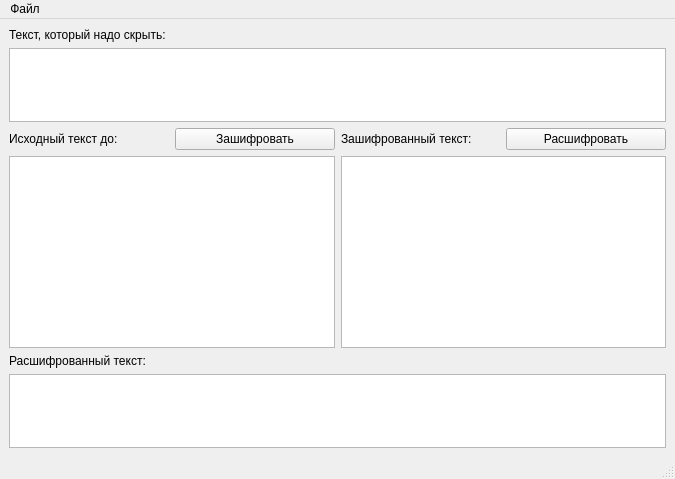
<?xml version="1.0" encoding="UTF-8"?>
<ui version="4.0">
 <class>Lab8</class>
 <widget class="QMainWindow" name="Lab8">
  <property name="geometry">
   <rect>
    <x>0</x>
    <y>0</y>
    <width>675</width>
    <height>479</height>
   </rect>
  </property>
  <property name="windowTitle">
   <string>Lab8</string>
  </property>
  <widget class="QWidget" name="centralwidget">
   <layout class="QGridLayout" name="gridLayout">
    <item row="0" column="0" colspan="2">
     <widget class="QLabel" name="label_3">
      <property name="sizePolicy">
       <sizepolicy hsizetype="Fixed" vsizetype="Fixed">
        <horstretch>0</horstretch>
        <verstretch>0</verstretch>
       </sizepolicy>
      </property>
      <property name="text">
       <string>Текст, который надо скрыть:</string>
      </property>
     </widget>
    </item>
    <item row="1" column="0" colspan="4">
     <widget class="QTextEdit" name="openText">
      <property name="sizePolicy">
       <sizepolicy hsizetype="Expanding" vsizetype="Expanding">
        <horstretch>0</horstretch>
        <verstretch>0</verstretch>
       </sizepolicy>
      </property>
     </widget>
    </item>
    <item row="2" column="0">
     <widget class="QLabel" name="label">
      <property name="text">
       <string>Исходный текст до:</string>
      </property>
     </widget>
    </item>
    <item row="2" column="1">
     <widget class="QPushButton" name="encodeBtn">
      <property name="sizePolicy">
       <sizepolicy hsizetype="Minimum" vsizetype="Fixed">
        <horstretch>0</horstretch>
        <verstretch>0</verstretch>
       </sizepolicy>
      </property>
      <property name="text">
       <string>Зашифровать</string>
      </property>
     </widget>
    </item>
    <item row="2" column="2">
     <widget class="QLabel" name="label_2">
      <property name="text">
       <string>Зашифрованный текст:</string>
      </property>
     </widget>
    </item>
    <item row="2" column="3">
     <widget class="QPushButton" name="decodeBtn">
      <property name="text">
       <string>Расшифровать</string>
      </property>
     </widget>
    </item>
    <item row="3" column="0" colspan="2">
     <widget class="QTextEdit" name="OriginalFileText">
      <property name="sizePolicy">
       <sizepolicy hsizetype="Expanding" vsizetype="Minimum">
        <horstretch>0</horstretch>
        <verstretch>0</verstretch>
       </sizepolicy>
      </property>
     </widget>
    </item>
    <item row="3" column="2" colspan="2">
     <widget class="QTextEdit" name="ModifyText">
      <property name="sizePolicy">
       <sizepolicy hsizetype="Expanding" vsizetype="Minimum">
        <horstretch>0</horstretch>
        <verstretch>0</verstretch>
       </sizepolicy>
      </property>
     </widget>
    </item>
    <item row="4" column="0" colspan="2">
     <widget class="QLabel" name="label_4">
      <property name="sizePolicy">
       <sizepolicy hsizetype="Fixed" vsizetype="Fixed">
        <horstretch>0</horstretch>
        <verstretch>0</verstretch>
       </sizepolicy>
      </property>
      <property name="text">
       <string>Расшифрованный текст:</string>
      </property>
     </widget>
    </item>
    <item row="5" column="0" colspan="4">
     <widget class="QTextEdit" name="DecodedText">
      <property name="sizePolicy">
       <sizepolicy hsizetype="Expanding" vsizetype="Maximum">
        <horstretch>0</horstretch>
        <verstretch>0</verstretch>
       </sizepolicy>
      </property>
     </widget>
    </item>
   </layout>
  </widget>
  <widget class="QMenuBar" name="menubar">
   <property name="geometry">
    <rect>
     <x>0</x>
     <y>0</y>
     <width>675</width>
     <height>21</height>
    </rect>
   </property>
   <widget class="QMenu" name="menu">
    <property name="title">
     <string>Файл</string>
    </property>
    <addaction name="action"/>
   </widget>
   <addaction name="menu"/>
  </widget>
  <widget class="QStatusBar" name="statusbar"/>
  <action name="action">
   <property name="text">
    <string>Выбрать исходны текст...</string>
   </property>
  </action>
 </widget>
 <resources/>
 <connections/>
</ui>
